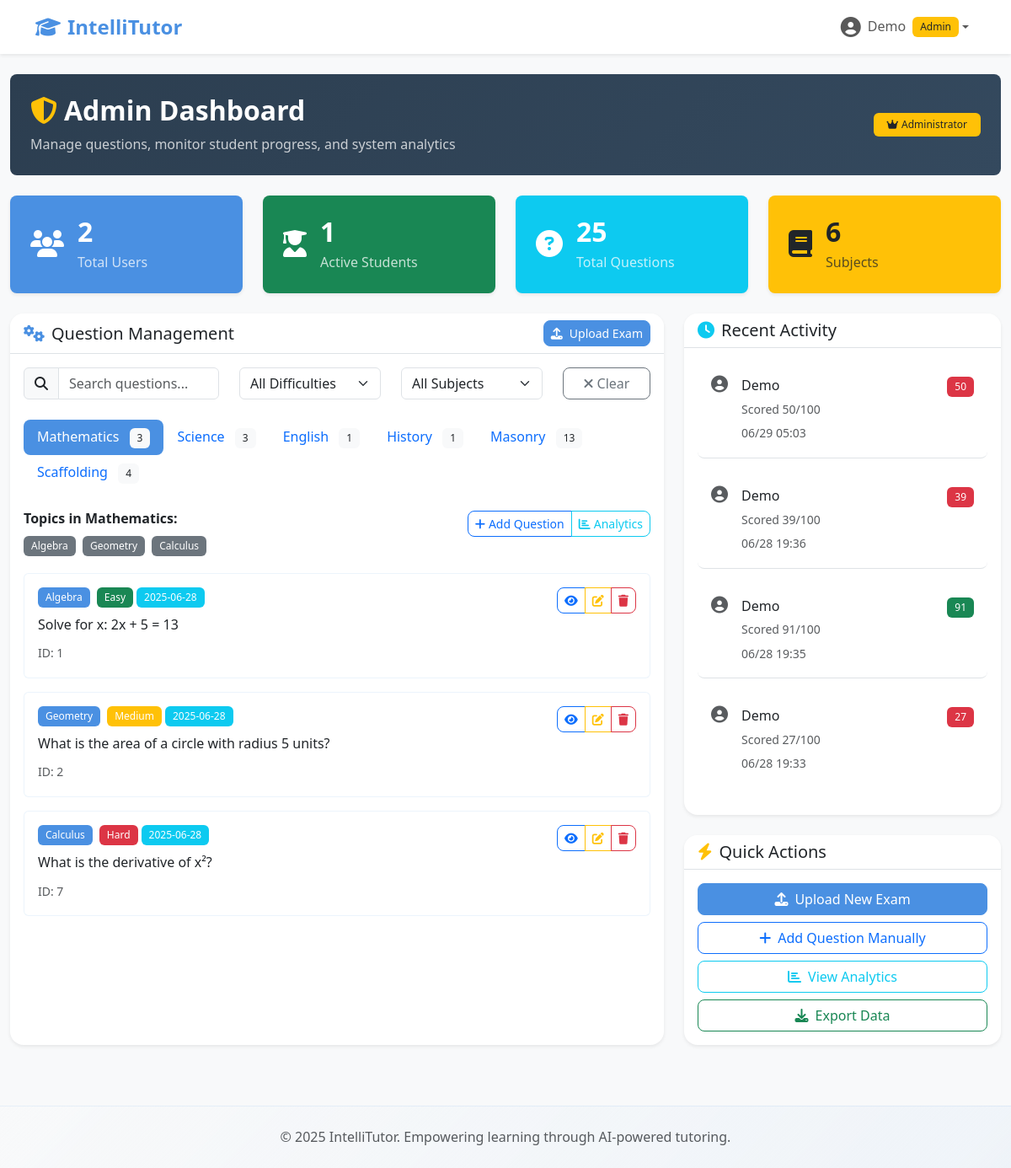
The page /admin/dashboard (signed in) on the database as committed earlier.
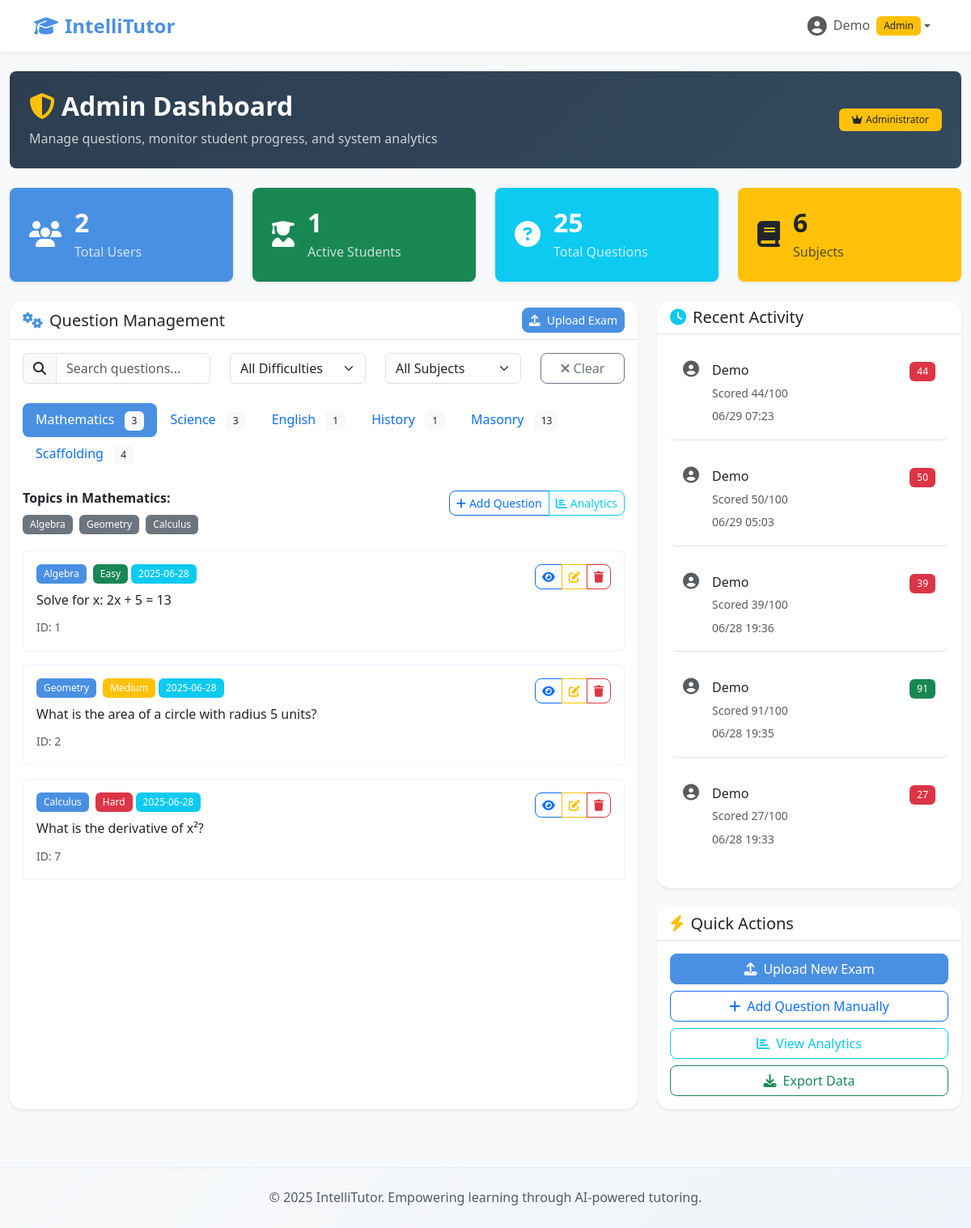
The same page on the database as committed later.
### models.py (models this page shows, shortened)
class Question(db.Model):
    __tablename__ = 'questions'
    id = db.Column(db.Integer, primary_key=True)
    subject = db.Column(db.String(100), nullable=False)
    topic = db.Column(db.String(100), nullable=False)
    question_text = db.Column(db.Text, nullable=False)
    model_answer = db.Column(db.Text, nullable=False)
    difficulty = db.Column(db.String(20), default='medium')  # easy, medium, hard
    created_at = db.Column(db.DateTime, default=datetime.now)

class Answer(db.Model):
    __tablename__ = 'answers'
    id = db.Column(db.Integer, primary_key=True)
    user_id = db.Column(db.String, db.ForeignKey('users.id'), nullable=False)
    question_id = db.Column(db.Integer, db.ForeignKey('questions.id'), nullable=False)
    user_answer = db.Column(db.Text, nullable=False)
    score = db.Column(db.Integer, nullable=False)  # 0-100
    feedback = db.Column(db.Text, nullable=False)
    created_at = db.Column(db.DateTime, default=datetime.now)
    user = db.relationship('User', backref=db.backref('answers', lazy=True))
    question = db.relationship('Question', backref=db.backref('answers', lazy=True))

class User(UserMixin, db.Model):
    __tablename__ = 'users'
    id = db.Column(db.Integer, primary_key=True)
    username = db.Column(db.String(80), unique=True, nullable=False)
    email = db.Column(db.String(120), unique=True, nullable=False)
    password_hash = db.Column(db.String(256), nullable=False)
    first_name = db.Column(db.String(50), nullable=True)
    last_name = db.Column(db.String(50), nullable=True)
    role = db.Column(db.String(20), default='student')  # 'student' or 'admin'
    questions_attempted = db.Column(db.Integer, default=0)
    questions_correct = db.Column(db.Integer, default=0)
    total_score = db.Column(db.Integer, default=0)
    badges = db.Column(db.Integer, default=0)
    created_at = db.Column(db.DateTime, default=datetime.now)
    updated_at = db.Column(db.DateTime, default=datetime.now, onupdate=datetime.now)

### routes.py (the view)
@app.route('/admin/dashboard')
@require_admin
def admin_dashboard():
    subjects = get_all_subjects_from_db()
    subject_stats = {}
    all_questions = []
    for subject in subjects:
        db_questions = Question.query.filter_by(subject=subject).all()
        questions_data = []
        for q in db_questions:
            questions_data.append({
                'id': q.id,
                'subject': q.subject,
                'topic': q.topic,
                'question_text': q.question_text[:100] + '...' if len(q.question_text) > 100 else q.question_text,
                'full_question_text': q.question_text,
                'model_answer': q.model_answer,
                'difficulty': q.difficulty,
                'created_at': q.created_at.strftime('%Y-%m-%d') if q.created_at else 'Unknown'
            })
        all_questions.extend(questions_data)
        subject_stats[subject] = {
            'count': len(db_questions),
            'topics': get_topics_by_subject_from_db(subject),
            'questions': questions_data
        }
    recent_answers = Answer.query.order_by(Answer.created_at.desc()).limit(10).all()
    total_users = User.query.count()
    active_students = User.query.filter_by(role='student').filter(User.questions_attempted > 0).count()
    total_questions = Question.query.count()
    return render_template('admin_dashboard.html',
                         subjects=subjects,
                         subject_stats=subject_stats,
                         recent_answers=recent_answers,
                         total_users=total_users,
                         active_students=active_students,
                         total_questions=total_questions,
                         all_questions=all_questions)

### auth.py (called while the page is built)
@login_manager.user_loader
def load_user(user_id):
    return User.query.get(int(user_id))

def require_admin(f):
    @wraps(f)
    def decorated_function(*args, **kwargs):
        if not current_user.is_authenticated:
            return redirect(url_for('auth.login', next=request.url))
        if current_user.role != 'admin':
            flash('Access denied. Admin privileges required.', 'error')
            return redirect(url_for('student_dashboard'))
        return f(*args, **kwargs)
    return decorated_function

### routes.py (called while the page is built)
def get_all_subjects_from_db():
    db_subjects = db.session.query(Question.subject).distinct().all()
    if db_subjects:
        subjects = [s[0] for s in db_subjects]
        return subjects
    else:
        return get_all_subjects()

def get_topics_by_subject_from_db(subject):
    db_topics = Question.query.filter_by(subject=subject).with_entities(Question.topic).distinct().all()
    if db_topics:
        return [t[0] for t in db_topics]
    else:
        return get_topics_by_subject(subject)

@app.before_request
def make_session_permanent():
    session.permanent = True

### templates/admin_dashboard.html (shortened to what the changed rows need)
{% extends "base.html" %}
{% block content %}
<div class="container-fluid py-4">
    <div class="row mb-4">
        <div class="col-12">
            <div class="admin-header bg-dark text-white p-4 rounded-3">
                <div class="row align-items-center">
                    <div class="col-md-8">
                        <h1 class="h2 fw-bold mb-2">
                            <i class="fas fa-shield-alt me-2 text-warning"></i>Admin Dashboard
                        </h1>
                    </div>
                </div>
            </div>
        </div>
    </div>
    <div class="row g-4">
        <div class="col-lg-8">
            <div class="card shadow-sm h-100">
                <div class="card-body">
                    <ul class="nav nav-pills mb-4" id="subjectTabs">
                        {% for subject in subjects %}
                            <li class="nav-item">
                                <a class="nav-link {% if loop.first %}active{% endif %}"
                                   id="{{ subject|lower|replace(' ', '_') }}-tab"
                                   data-bs-toggle="pill"
                                   href="#{{ subject|lower|replace(' ', '_') }}"
                                   role="tab">
                                    {{ subject }}
                                    <span class="badge bg-light text-dark ms-2">{{ subject_stats[subject].count }}</span>
                                </a>
                            </li>
                        {% endfor %}
                    </ul>
                    <div class="tab-content" id="subjectTabsContent">
                        {% for subject in subjects %}
                            <div class="tab-pane fade {% if loop.first %}show active{% endif %}"
                                 id="{{ subject|lower|replace(' ', '_') }}"
                                 role="tabpanel">
                                <div class="row mb-3">
                                    <div class="col-md-6">
                                        <h6 class="fw-bold">Topics in {{ subject }}:</h6>
                                        <div class="topic-tags">
                                            {% for topic in subject_stats[subject].topics %}
                                                <span class="badge bg-secondary me-1 mb-1">{{ topic }}</span>
                                            {% endfor %}
                                        </div>
                                    </div>
                                    <div class="col-md-6 text-md-end">
                                        <div class="btn-group">
                                            <a href="{{ url_for('add_question') }}" class="btn btn-outline-primary btn-sm">
                                                <i class="fas fa-plus me-1"></i>Add Question
                                            </a>
                                            <a href="{{ url_for('admin_analytics') }}" class="btn btn-outline-info btn-sm">
                                                <i class="fas fa-chart-bar me-1"></i>Analytics
                                            </a>
                                        </div>
                                    </div>
                                </div>
                                <div class="questions-list">
                                    {% if subject_stats[subject].questions %}
                                        {% for question in subject_stats[subject].questions %}
                                            <div class="question-item border rounded p-3 mb-3"
                                                 data-subject="{{ question.subject }}"
                                                 data-difficulty="{{ question.difficulty }}"
                                                 data-topic="{{ question.topic }}"
                                                 data-question-text="{{ question.question_text|lower }}">
                                                <div class="row align-items-start">
                                                    <div class="col-md-8">
                                                        <div class="d-flex align-items-center mb-2">
                                                            <span class="badge bg-primary me-2">{{ question.topic }}</span>
                                                            <span class="badge bg-{{ 'success' if question.difficulty == 'easy' else 'warning' if question.difficulty == 'medium' else 'danger' }}">
                                                                {{ question.difficulty.title() }}
                                                            </span>
                                                            <span class="badge bg-info text-white ms-1">{{ question.created_at }}</span>
                                                        </div>
                                                        <p class="mb-2 fw-medium">{{ question.question_text }}</p>
                                                        <small class="text-muted">ID: {{ question.id }}</small>
                                                    </div>
                                                    <div class="col-md-4 text-md-end">
                                                        <div class="btn-group btn-group-sm">
                                                            <button class="btn btn-outline-primary" data-bs-toggle="modal"
                                                                    data-bs-target="#viewQuestionModal{{ question.id }}"
                                                                    title="View">
                                                                <i class="fas fa-eye"></i>
                                                            </button>
                                                            <a href="{{ url_for('edit_question', question_id=question.id) }}"
                                                               class="btn btn-outline-warning" title="Edit">
                                                                <i class="fas fa-edit"></i>
                                                            </a>
                                                            <button type="button" class="btn btn-outline-danger" data-question-id="{{ question.id }}" title="Delete">
                                                                <i class="fas fa-trash"></i>
                                                            </button>
                                                        </div>
                                                    </div>
                                                </div>
                                            </div>
                                        {% endfor %}
                                    {% else %}
                                        <div class="text-center text-muted py-4">
                                            <i class="fas fa-inbox fa-3x mb-3 opacity-50"></i>
                                            <p class="mb-0">No questions found for {{ subject }}.</p>
                                            <p class="small">Upload an exam paper to add questions.</p>
                                        </div>
                                    {% endif %}
                                </div>
                            </div>
                        {% endfor %}
                    </div>
                </div>
            </div>
        </div>
        <div class="col-lg-4">
            <div class="card shadow-sm mb-4">
                <div class="card-body">
                    {% if recent_answers %}
                        {% for answer in recent_answers %}
                            <div class="activity-item d-flex align-items-start mb-3 pb-3 {% if not loop.last %}border-bottom{% endif %}">
                                <div class="activity-icon me-3">
                                    <i class="fas fa-user-circle text-muted fs-5"></i>
                                </div>
                                <div class="activity-content flex-grow-1">
                                    <p class="mb-1 fw-medium">{{ answer.user.first_name or answer.user.email[:20] }}</p>
                                    <p class="mb-1 small text-muted">Scored {{ answer.score }}/100</p>
                                    <small class="text-muted">{{ answer.created_at.strftime('%m/%d %H:%M') }}</small>
                                </div>
                                <div class="activity-score">
                                    <span class="badge bg-{{ 'success' if answer.score >= 80 else 'warning' if answer.score >= 60 else 'danger' }}">
                                        {{ answer.score }}
                                    </span>
                                </div>
                            </div>
                        {% endfor %}
                    {% else %}
                        <div class="text-center py-4">
                            <i class="fas fa-clock text-muted display-4 mb-3"></i>
                            <p class="text-muted">No recent activity</p>
                        </div>
                    {% endif %}
                </div>
            </div>
        </div>
    </div>
</div>
{% endblock %}

Rows that differ between the two databases and show on the page:
added Answer: user "Demo", score "44", created_at "06/29 07:23"
